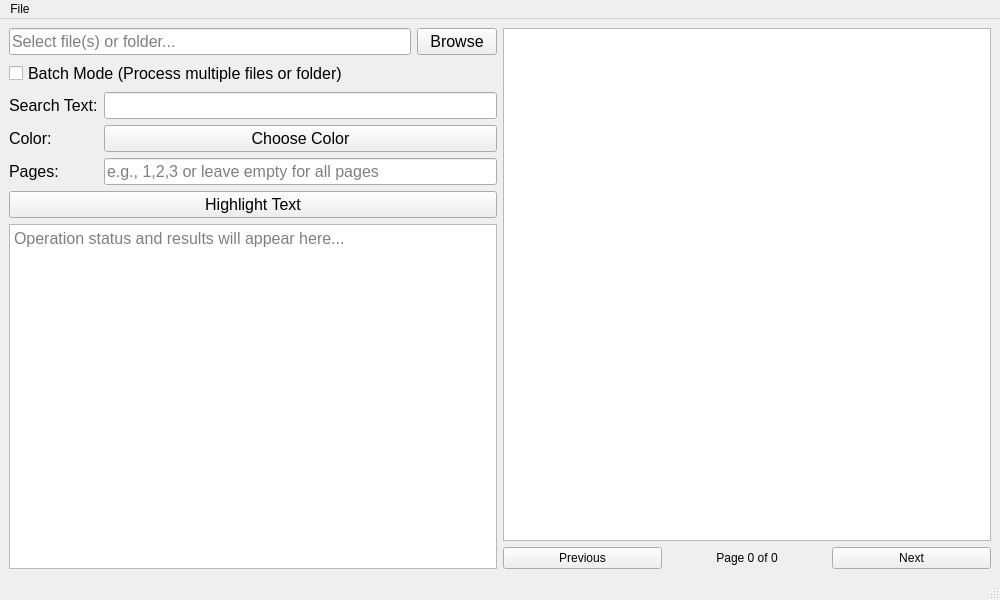
<?xml version="1.0" encoding="UTF-8"?>
<ui version="4.0">
 <class>MainWindow</class>
 <widget class="QMainWindow" name="MainWindow">
  <property name="geometry">
   <rect>
    <x>0</x>
    <y>0</y>
    <width>1000</width>
    <height>600</height>
   </rect>
  </property>
  <property name="windowTitle">
   <string>PDF Highlighter</string>
  </property>
  <widget class="QWidget" name="centralwidget">
   <layout class="QHBoxLayout" name="horizontalLayout_3">
    <item>
     <layout class="QVBoxLayout" name="leftLayout">
      <item>
       <layout class="QHBoxLayout" name="horizontalLayout">
        <item>
         <widget class="QLineEdit" name="inputFileEdit">
          <property name="font">
           <font>
            <pointsize>12</pointsize>
           </font>
          </property>
          <property name="placeholderText">
           <string>Select file(s) or folder...</string>
          </property>
          <property name="readOnly">
           <bool>true</bool>
          </property>
         </widget>
        </item>
        <item>
         <widget class="QPushButton" name="browseButton">
          <property name="font">
           <font>
            <pointsize>12</pointsize>
           </font>
          </property>
          <property name="text">
           <string>Browse</string>
          </property>
         </widget>
        </item>
       </layout>
      </item>
      <item>
       <widget class="QCheckBox" name="batchModeCheckbox">
        <property name="font">
         <font>
          <pointsize>12</pointsize>
         </font>
        </property>
        <property name="text">
         <string>Batch Mode (Process multiple files or folder)</string>
        </property>
       </widget>
      </item>
      <item>
       <layout class="QFormLayout" name="formLayout">
        <item row="0" column="0">
         <widget class="QLabel" name="searchLabel">
          <property name="font">
           <font>
            <pointsize>12</pointsize>
           </font>
          </property>
          <property name="text">
           <string>Search Text:</string>
          </property>
         </widget>
        </item>
        <item row="0" column="1">
         <widget class="QLineEdit" name="searchEdit">
          <property name="font">
           <font>
            <pointsize>12</pointsize>
           </font>
          </property>
         </widget>
        </item>
        <item row="1" column="0">
         <widget class="QLabel" name="colorLabel">
          <property name="font">
           <font>
            <pointsize>12</pointsize>
           </font>
          </property>
          <property name="text">
           <string>Color:</string>
          </property>
         </widget>
        </item>
        <item row="1" column="1">
         <widget class="QPushButton" name="colorButton">
          <property name="font">
           <font>
            <pointsize>12</pointsize>
           </font>
          </property>
          <property name="text">
           <string>Choose Color</string>
          </property>
         </widget>
        </item>
        <item row="2" column="0">
         <widget class="QLabel" name="pagesLabel">
          <property name="font">
           <font>
            <pointsize>12</pointsize>
           </font>
          </property>
          <property name="text">
           <string>Pages:</string>
          </property>
         </widget>
        </item>
        <item row="2" column="1">
         <widget class="QLineEdit" name="pagesEdit">
          <property name="font">
           <font>
            <pointsize>12</pointsize>
           </font>
          </property>
          <property name="placeholderText">
           <string>e.g., 1,2,3 or leave empty for all pages</string>
          </property>
         </widget>
        </item>
       </layout>
      </item>
      <item>
       <widget class="QPushButton" name="highlightButton">
        <property name="font">
         <font>
          <pointsize>12</pointsize>
         </font>
        </property>
        <property name="text">
         <string>Highlight Text</string>
        </property>
       </widget>
      </item>
      <item>
       <widget class="QTextEdit" name="outputText">
        <property name="font">
         <font>
          <pointsize>12</pointsize>
         </font>
        </property>
        <property name="readOnly">
         <bool>true</bool>
        </property>
        <property name="placeholderText">
         <string>Operation status and results will appear here...</string>
        </property>
       </widget>
      </item>
     </layout>
    </item>
    <item>
     <layout class="QVBoxLayout" name="rightLayout">
      <item>
       <widget class="QGraphicsView" name="previewView">
        <property name="sizePolicy">
         <sizepolicy hsizetype="Expanding" vsizetype="Expanding">
          <horstretch>1</horstretch>
          <verstretch>0</verstretch>
         </sizepolicy>
        </property>
       </widget>
      </item>
      <item>
       <layout class="QHBoxLayout" name="navigationLayout">
        <item>
         <widget class="QPushButton" name="prevButton">
          <property name="text">
           <string>Previous</string>
          </property>
         </widget>
        </item>
        <item>
         <widget class="QLabel" name="pageLabel">
          <property name="text">
           <string>Page 0 of 0</string>
          </property>
          <property name="alignment">
           <set>Qt::AlignCenter</set>
          </property>
         </widget>
        </item>
        <item>
         <widget class="QPushButton" name="nextButton">
          <property name="text">
           <string>Next</string>
          </property>
         </widget>
        </item>
       </layout>
      </item>
     </layout>
    </item>
   </layout>
  </widget>
  <widget class="QMenuBar" name="menubar">
   <property name="geometry">
    <rect>
     <x>0</x>
     <y>0</y>
     <width>1000</width>
     <height>27</height>
    </rect>
   </property>
   <widget class="QMenu" name="menuFile">
    <property name="title">
     <string>File</string>
    </property>
    <addaction name="actionExit"/>
   </widget>
   <addaction name="menuFile"/>
  </widget>
  <widget class="QStatusBar" name="statusbar"/>
  <action name="actionExit">
   <property name="text">
    <string>Exit</string>
   </property>
   <property name="shortcut">
    <string>Ctrl+Q</string>
   </property>
  </action>
 </widget>
 <resources/>
 <connections/>
</ui>
